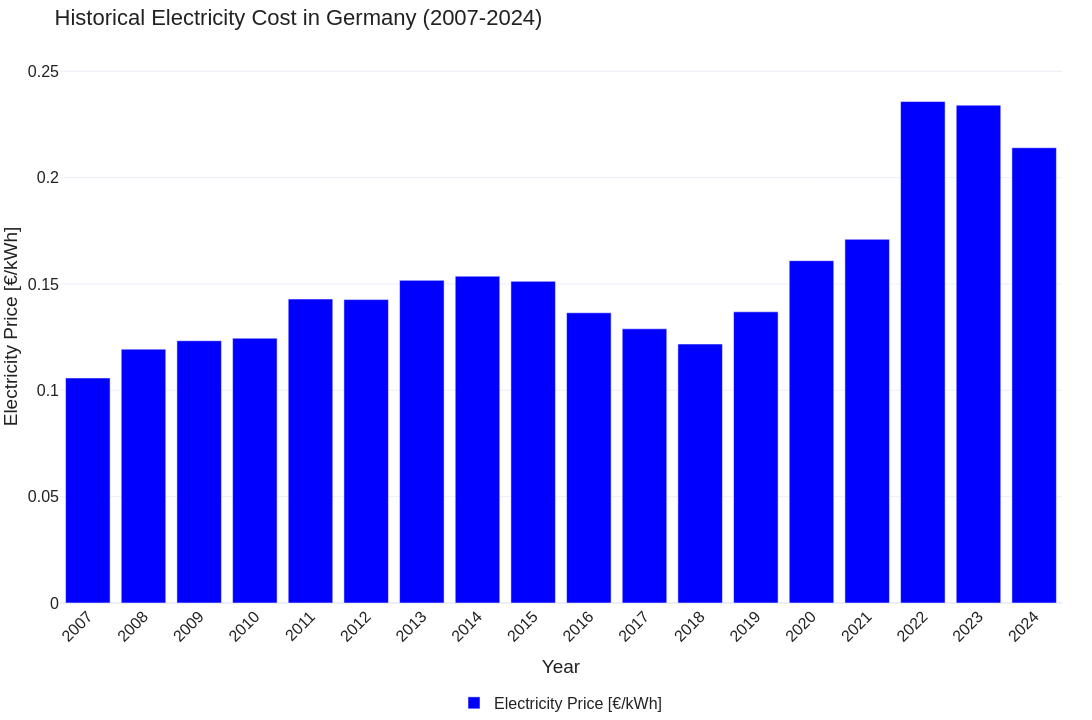

This figure's notebook cell:
### Code cell
# Figure 1: Historical electricity costs in €/kwh for 2007 to 2024
# Excel: git:/out/prices/eurostat_electricity_prices_annual.xlsx

fig1_df = sheets_dict["Figure 1"]
fig1_df = fig1_df.set_index("year")
fig1_df = fig1_df.sort_index(ascending=True)

fig = go.Figure()
fig.add_bar(
    x=fig1_df.index,
    y=fig1_df["price"],
    name="Electricity Price [€/kWh]", 
    marker_color="blue"
)

fig.update_layout(
    title="Historical Electricity Cost in Germany (2007-2024)",
    xaxis_title="Year",
    yaxis_title="Electricity Price [€/kWh]",
    yaxis=dict(range=[0, 0.26]),
)

fig.update_xaxes(
    tickmode="linear",
    tickangle=-45
)

fig = apply_fig_defaults(fig)

export_fig(fig, "Figure_1_electricity_costs_germany.pdf")
# fig.write_image(PLOTS_DIR + "Figure_1_electricity_costs_germany.pdf", format="pdf", width=DEFAULT_WIDTH, height=DEFAULT_HEIGHT)
# print("Figure 1 saved to:", PLOTS_DIR + "Figure_1_electricity_costs_germany.pdf")

fig.show()

### Figure 1 — Plotly figure (JSON) as saved in the notebook; plotly's stock layout.template omitted (floating-point values rounded to 4 significant figures)
{"data": [{"marker": {"color": "blue"}, "name": "Electricity Price [€/kWh]", "type": "bar", "x": [2007, 2008, 2009, 2010, 2011, 2012, 2013, 2014, 2015, 2016, 2017, 2018, 2019, 2020, 2021, 2022, 2023, 2024], "y": [0.1058, 0.1193, 0.1233, 0.1245, 0.1429, 0.1426, 0.1517, 0.1537, 0.1512, 0.1364, 0.1289, 0.1217, 0.1369, 0.161, 0.171, 0.2358, 0.2341, 0.214]}], "layout": {"font": {"color": "#222222", "family": "Arial, sans-serif", "size": 16}, "height": 720, "legend": {"orientation": "h", "x": 0.5, "xanchor": "center", "y": -0.15, "yanchor": "top"}, "margin": {"b": 0, "l": 30, "r": 30, "t": 50}, "plot_bgcolor": "white", "showlegend": true, "title": {"text": "Historical Electricity Cost in Germany (2007-2024)"}, "width": 1200, "xaxis": {"tickangle": -45, "tickmode": "linear", "title": {"text": "Year"}}, "yaxis": {"range": [0, 0.26], "title": {"text": "Electricity Price [€/kWh]"}}}}
